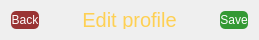
        <widget class="QWidget" name="widget_4" native="true">
         <property name="minimumSize">
          <size>
           <width>0</width>
           <height>40</height>
          </size>
         </property>
         <property name="maximumSize">
          <size>
           <width>16777215</width>
           <height>30</height>
          </size>
         </property>
         <layout class="QHBoxLayout" name="horizontalLayout_3">
          <item>
           <widget class="QPushButton" name="backbtn">
            <property name="minimumSize">
             <size>
              <width>0</width>
              <height>15</height>
             </size>
            </property>
            <property name="maximumSize">
             <size>
              <width>50</width>
              <height>30</height>
             </size>
            </property>
            <property name="toolTip">
             <string>&lt;html&gt;&lt;head/&gt;&lt;body&gt;&lt;p&gt;Back to setting page&lt;/p&gt;&lt;/body&gt;&lt;/html&gt;</string>
            </property>
            <property name="styleSheet">
             <string notr="true">QPushButton#backbtn {
color: white;
border-radius: 5px;
Background: #933;
color: #fefefe;
}

QPushButton#backbtn:hover {
	background-color: rgb(42, 46, 52);
border-style: solid;
 border-width: 1px;
	color: rgb(241, 182, 88);
}

QPushButton#backbtn:pressed {
border-style: solid;
border-width: 1px;
	background-color: rgb(25, 69, 105);
	color: rgb(85, 255, 255);
}</string>
            </property>
            <property name="text">
             <string>Back</string>
            </property>
            <property name="icon">
             <iconset resource="elements.qrc">
              <normaloff>:/img/img/icons8-back-48.png</normaloff>:/img/img/icons8-back-48.png</iconset>
            </property>
           </widget>
          </item>
          <item>
           <widget class="QLabel" name="editprofilelbl">
            <property name="styleSheet">
             <string notr="true">QLabel#editprofilelbl {
text-align: center;
color: rgb(254, 208, 83);
margin: 0 auto;
font-size: 20px;
font-family: 'Droid Sans';
}

QLabel#editprofilelbl:hover {
	color: rgb(0, 170, 255);
}
</string>
            </property>
            <property name="text">
             <string>Edit profile</string>
            </property>
            <property name="alignment">
             <set>Qt::AlignCenter</set>
            </property>
           </widget>
          </item>
          <item>
           <widget class="QPushButton" name="savebtn">
            <property name="minimumSize">
             <size>
              <width>0</width>
              <height>15</height>
             </size>
            </property>
            <property name="maximumSize">
             <size>
              <width>55</width>
              <height>30</height>
             </size>
            </property>
            <property name="sizeIncrement">
             <size>
              <width>0</width>
              <height>15</height>
             </size>
            </property>
            <property name="styleSheet">
             <string notr="true">
QPushButton#savebtn {
color: white;
border-radius: 5px;
Background: #393;
color: #fefefe;
}

QPushButton#savebtn:hover {
	background-color: rgb(42, 46, 52);
border-style: solid;
 border-width: 1px;
	color: rgb(241, 182, 88);
}

QPushButton#savebtn:pressed {
border-style: solid;
border-width: 1px;
	background-color: rgb(25, 69, 105);
	color: rgb(85, 255, 255);
}</string>
            </property>
            <property name="text">
             <string>Save</string>
            </property>
            <property name="icon">
             <iconset resource="elements.qrc">
              <normaloff>:/img/img/icons8-save-64 (1).png</normaloff>:/img/img/icons8-save-64 (1).png</iconset>
            </property>
           </widget>
          </item>
         </layout>
        </widget>
